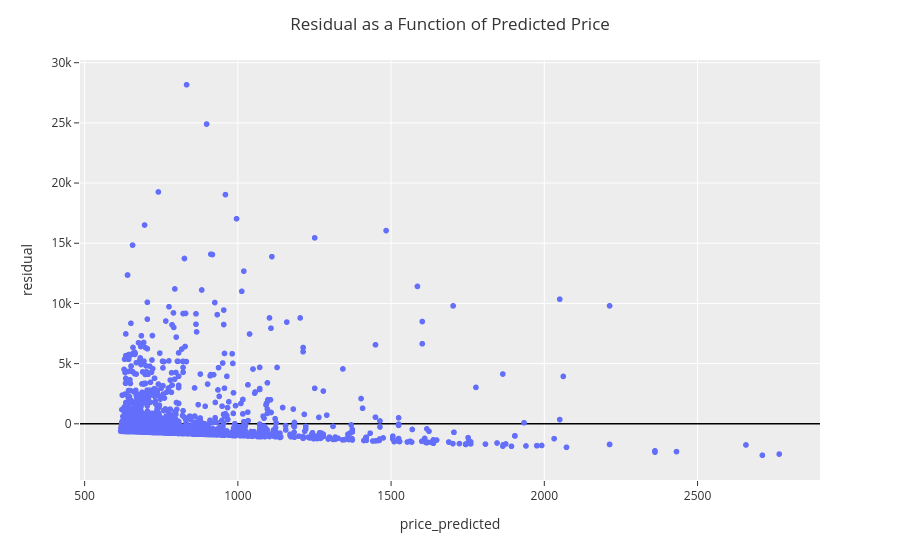

The cell this chart's notebook holds for it:
### Code cell
fig = px.scatter(DF_model2,x='price_predicted',y='residual')

# Update layout to show axis line at y=0
fig.update_layout(
    yaxis={'zeroline':True, 'zerolinewidth':1.5, 'zerolinecolor':"black"}
)

fig.update_layout(template="ggplot2",
                  title='Residual as a Function of Predicted Price',
                  title_x=0.5
                 )

fig.show()

### Figure 1 — Plotly figure (JSON) as saved in the notebook; plotly's stock layout.template omitted (floating-point values rounded to 4 significant figures; data arrays with more than 128 entries replaced by an {"elided": "..."} marker saying what was removed)
{"data": [{"hovertemplate": "price_predicted=%{x}<br>residual=%{y}<extra></extra>", "legendgroup": "", "marker": {"color": "#636efa", "symbol": "circle"}, "mode": "markers", "name": "", "showlegend": false, "type": "scattergl", "x": {"elided": "3211 float values"}, "xaxis": "x", "y": {"elided": "3211 float values"}, "yaxis": "y"}], "layout": {"legend": {"tracegroupgap": 0}, "margin": {"t": 60}, "title": {"text": "Residual as a Function of Predicted Price", "x": 0.5}, "xaxis": {"anchor": "y", "domain": [0, 1], "title": {"text": "price_predicted"}}, "yaxis": {"anchor": "x", "domain": [0, 1], "title": {"text": "residual"}, "zeroline": true, "zerolinecolor": "black", "zerolinewidth": 1.5}}}
